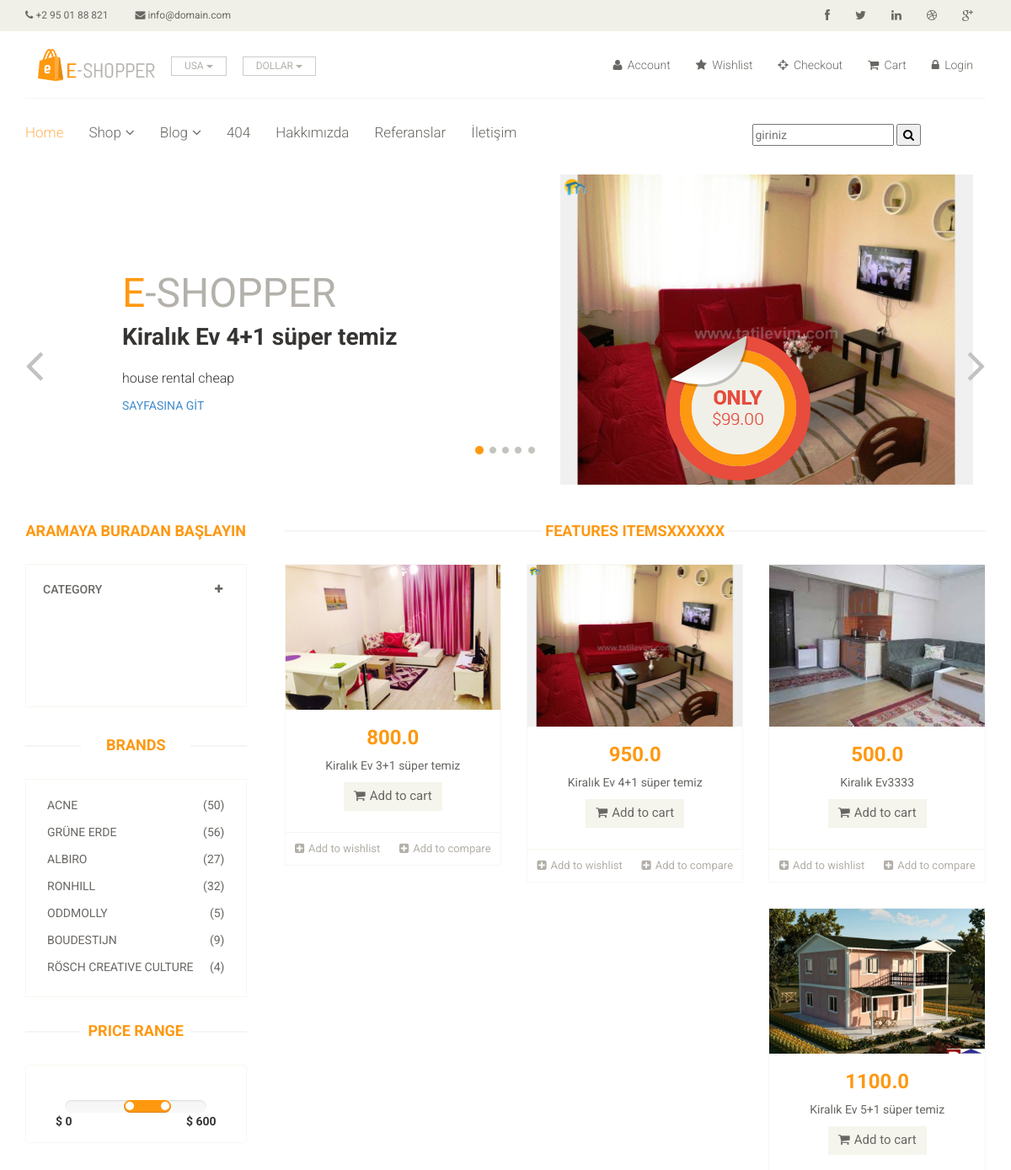
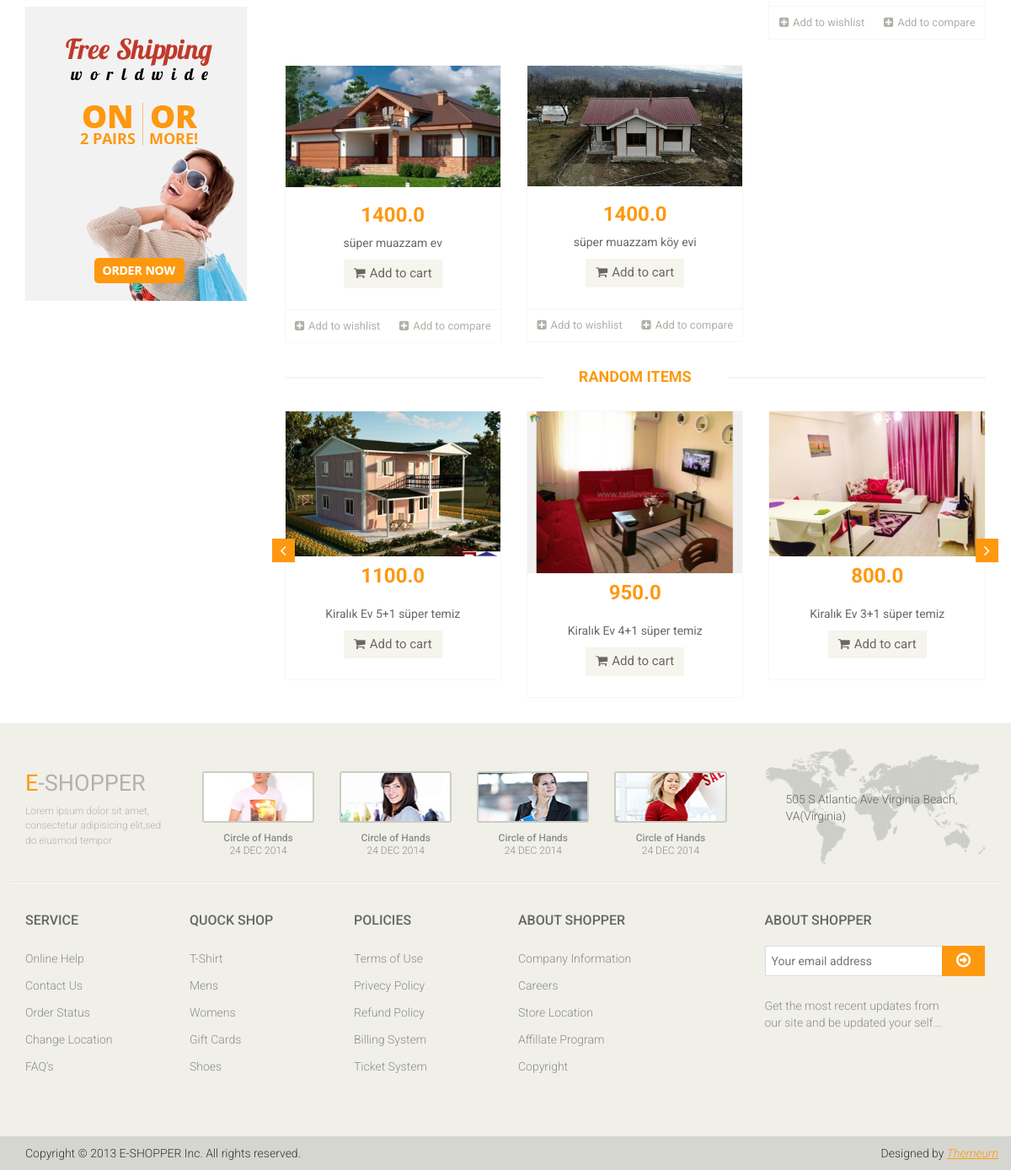
The app's page /home, older data (2 pictures, top to bottom).
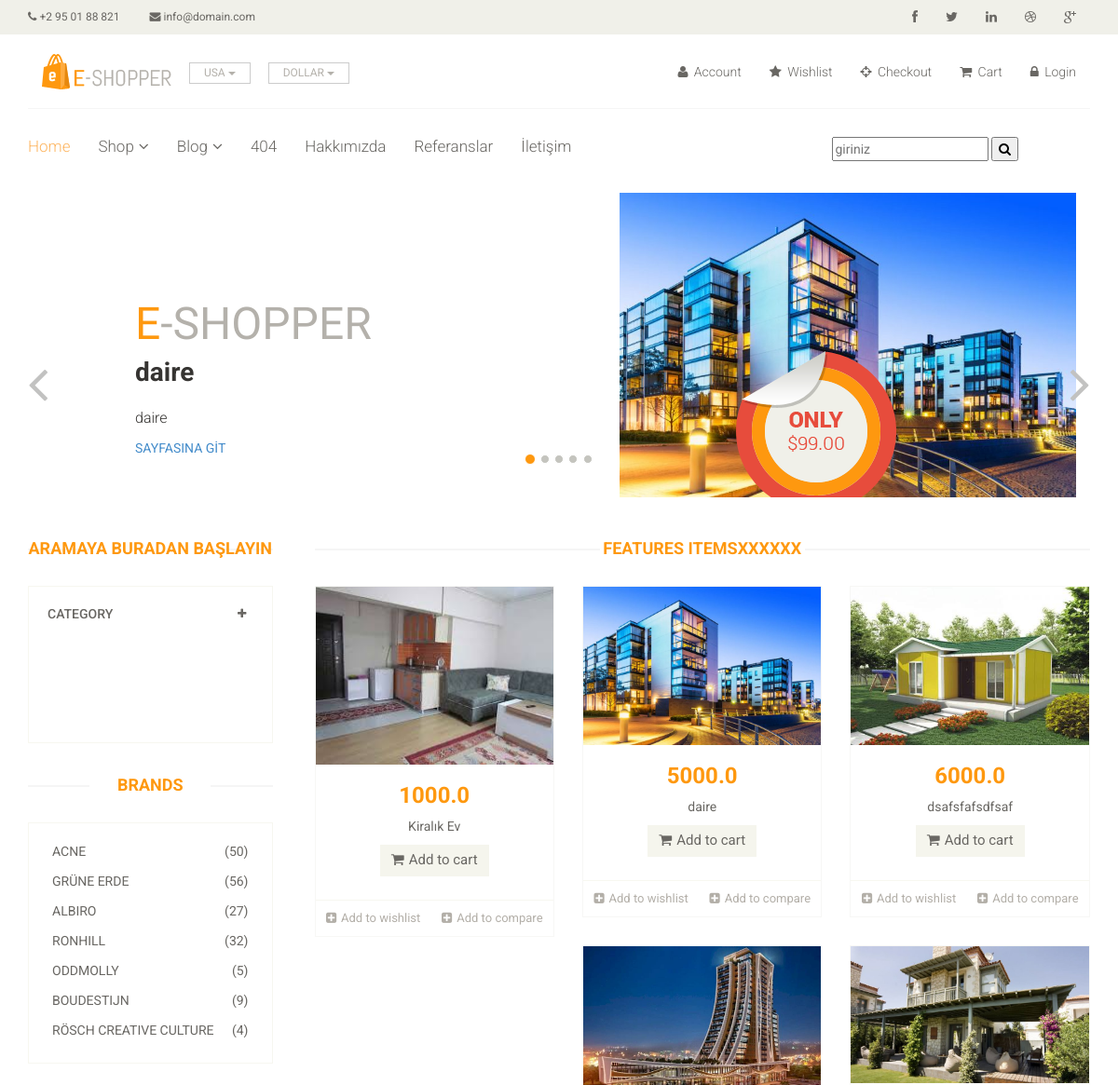
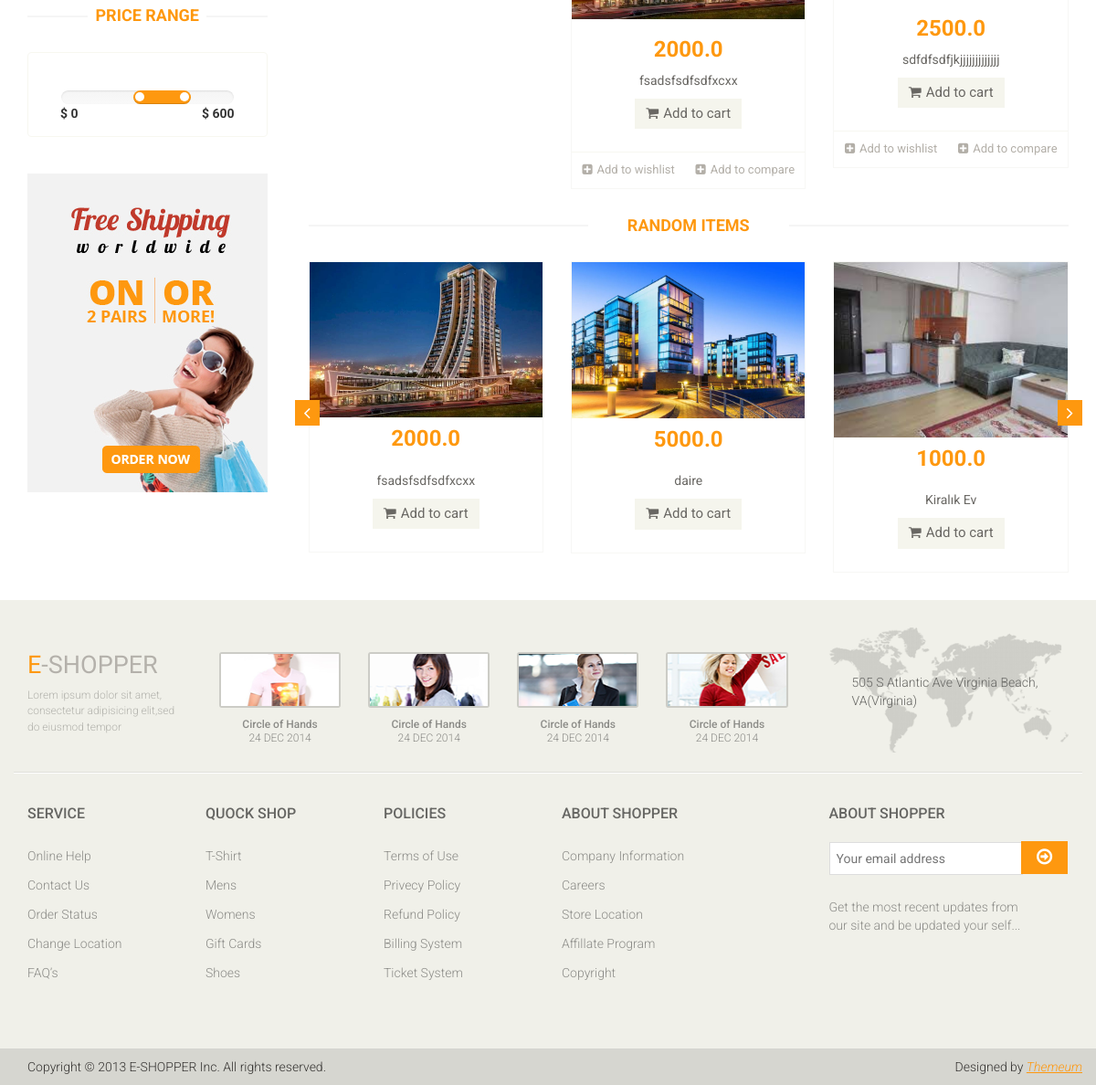
The same page, newer data (2 pictures, top to bottom).
### product/models.py (models this page shows, shortened)
class Product(models.Model):
    STATUS = (
        ('True', 'Evet'),
        ('False', 'Hayır'),
    )
    category = models.ForeignKey(Category, on_delete=models.CASCADE)
    title = models.CharField(max_length=150)
    keywords = models.CharField(max_length=255)
    description = models.CharField(max_length=255)
    image = models.ImageField(blank=True, upload_to='images/')
    price = models.FloatField()
    detail = RichTextUploadingField()
    slug = models.SlugField(blank=True,max_length=150)
    status = models.CharField(max_length=10, choices=STATUS)
    create_at = models.DateTimeField(auto_now_add=True)
    update_at = models.DateTimeField(auto_now=True)
    def image_tag(self):
        return mark_safe('<img src="{}" height="50"/>'.format(self.image.url))
    image_tag.short_description = 'Image'

### home/views.py (the view)
# urls.py: path('', views.index, name='index'),
def index(request):
    setting = Setting.objects.get(pk=1)
    sliderdata = Product.objects.all()[:10]
    category=Category.objects.all()
    dayproducts = Product.objects.all()[:7]
    lastproducts = Product.objects.all().order_by('-id')[:7]
    randomproducts = Product.objects.all().order_by('?')[:3]
    context = {'setting': setting,
               'page': 'home',
               'sliderdata':sliderdata,
               'sliderone':sliderdata[1].id,
               'category':category,
               'dayproducts': dayproducts,
               'lastproducts': lastproducts,
               'randomproducts': randomproducts
               }
    return render(request, 'index.html', context)

### home/templates/index.html (shortened to what this page needs)
{% extends "homebase.html" %}
{% block slider %}
           {% include "slider.html" %}
{% endblock %}
{% block maincontent %}
           {% include "maincontent.html" %}
{% endblock %}

### home/templates/slider.html (shortened to what this page needs)
{% load static %}
<section id="slider">
		<div class="container">
			<div class="row">
				<div class="col-sm-12">
					<div id="slider-carousel" class="carousel slide" data-ride="carousel">
						<ol class="carousel-indicators">
							<li data-target="#slider-carousel" data-slide-to="0" class="active"></li>
							<li data-target="#slider-carousel" data-slide-to="1"></li>
							<li data-target="#slider-carousel" data-slide-to="2"></li>
							<li data-target="#slider-carousel" data-slide-to="3"></li>
							<li data-target="#slider-carousel" data-slide-to="4"></li>
						</ol>
						<div class="carousel-inner">
							{% for rs in sliderdata %}
							{% if rs.id == sliderone %}
							<div class="item active">
								<div class="col-sm-6">
									<h1><span>E</span>-SHOPPER</h1>
									<h2>{{ rs.title }}</h2>
									<p> {{rs.description}} </p>
									<a href="/product/{{rs.id}}/{{rs.slug}}">SAYFASINA GİT</a>
								</div>
								<div class="col-sm-6">
									<img src="{{ rs.image.url }}" class="girl img-responsive" alt="" />
									<img src="{% static 'images/home/pricing.png'%}"  class="pricing" alt="" />
								</div>
							</div>
							{%endif%}
						{% endfor %}
						</div>
						<a href="#slider-carousel" class="left control-carousel hidden-xs" data-slide="prev">
							<i class="fa fa-angle-left"></i>
						</a>
						<a href="#slider-carousel" class="right control-carousel hidden-xs" data-slide="next">
							<i class="fa fa-angle-right"></i>
						</a>
					</div>
				</div>
			</div>
		</div>
	</section>

### home/templates/maincontent.html (shortened to what the changed rows need)
{% load static %}
<section>
		<div class="container">
			<div class="row">
				<div class="col-sm-3">
					<div class="left-sidebar">
						<h2>Aramaya Buradan Başlayın</h2>
										{% load mptt_tags %}
						<div class="brands_products">
							<h2>Brands</h2>
						</div>
						<div class="price-range">
							<h2>Price Range</h2>
						</div>
					</div>
				</div>
				<div class="col-sm-9 padding-right">
					<div class="features_items">
						<h2 class="title text-center">Features ItemsXXXXXX</h2>
						{% for rs in dayproducts %}
						<div class="col-sm-4">
							<div class="product-image-wrapper">
								<div class="single-products">
										<div class="productinfo text-center">
											<img src="{{rs.image.url}}" alt="" />
											<h2>{{rs.price}}</h2>
											<p>{{rs.title}}</p>
											<a href="/product/{{rs.id}}/{{rs.slug}}" class="btn btn-default add-to-cart"><i class="fa fa-shopping-cart"></i>Add to cart</a>
										</div>
										<div class="product-overlay">
											<div class="overlay-content">
											</div>
										</div>
								</div>
								<div class="choose">
									<ul class="nav nav-pills nav-justified">
										<li><a href="#"><i class="fa fa-plus-square"></i>Add to wishlist</a></li>
										<li><a href="#"><i class="fa fa-plus-square"></i>Add to compare</a></li>
									</ul>
								</div>
							</div>
						</div>
						{% endfor %}
					</div>
					<div class="recommended_items">
						<h2 class="title text-center">RANDOM items</h2>
						<div id="recommended-item-carousel" class="carousel slide" data-ride="carousel">
							<div class="carousel-inner">
								<div class="item active">
									{% for rs in randomproducts %}
									<div class="col-sm-4">
										<div class="product-image-wrapper">
											<div class="single-products">
												<div class="productinfo text-center">
													<img src="{{rs.image.url}}" alt="" />
													<h2>{{rs.price}}</h2>
													<p>{{rs.title}}</p>
													<a href="/product/{{rs.id}}/{{rs.slug}}" class="btn btn-default add-to-cart"><i class="fa fa-shopping-cart"></i>Add to cart</a>
												</div>
											</div>
										</div>
									</div>
									{% endfor %}
								</div>
							</div>
						</div>
					</div>
				</div>
			</div>
		</div>
	</section>

Row changes from the older to the newer data that the page shows:
removed Product: title "Kiralık Ev 4+1 süper temiz", description "house rental cheap", image (picture), price "950.0"
removed Product: image (picture), price "800.0", title "Kiralık Ev 3+1 süper temiz"
removed Product: image (picture), price "500.0", title "Kiralık Ev3333", shown under "FEATURES ITEMSXXXXXX"
removed Product: image (picture), price "1100.0", title "Kiralık Ev 5+1 süper temiz"
removed Product: image (picture), price "1400.0", title "süper muazzam ev", shown under "FEATURES ITEMSXXXXXX"
removed Product: image (picture), price "1400.0", title "süper muazzam köy evi", shown under "FEATURES ITEMSXXXXXX"
added Product: title "daire", description "daire", image (picture), price "5000.0"
added Product: image (picture), price "1000.0", title "Kiralık Ev"
added Product: image (picture), price "6000.0", title "dsafsfafsdfsaf", shown under "FEATURES ITEMSXXXXXX"
added Product: image (picture), price "2000.0", title "fsadsfsdfsdfxcxx"
added Product: image (picture), price "2500.0", title "sdfdfsdfjkjjjjjjjjjjjjj", shown under "FEATURES ITEMSXXXXXX"
